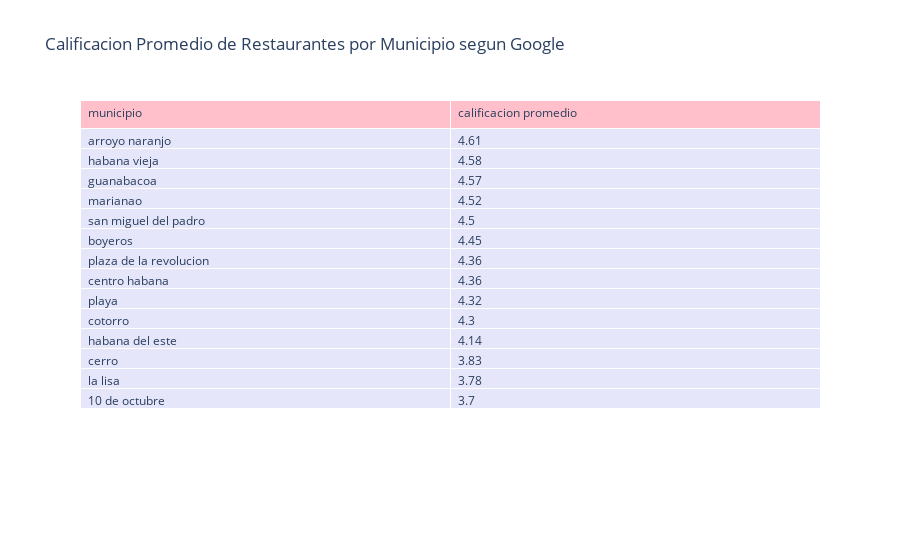

Write notebook code for a chart like this one.
### Markdown cell above
Después de leer esas cifras Alejandro preocupado decidió investigar en que municipio de La Habana los restaurantes tenían peor reseña en Google para asi determinar donde le convendria rentar el local, pensando que montar su negocio en un lugar donde la calificacion de los restaurantes no fuera la mejor, tendría menos competencia y llamaría la atención de los pobladores.

### Code cell
#Tabla donde da la clasificacion promedio de los restaurantes por municipio :)
data2["location.municipe"] = data2["location.municipe"].str.strip().str.lower()

calificacion_promedio_por_municipio = data2.groupby("location.municipe")["qualification"].mean().round(2)
tabla_calificaciones = calificacion_promedio_por_municipio.reset_index()
tabla_calificaciones.columns = ["municipio", "calificacion promedio"]
tabla_calificaciones = tabla_calificaciones.sort_values(by="calificacion promedio", ascending=False)

fig = go.Figure(data=[go.Table(
    header=dict(values=list(tabla_calificaciones.columns),
                fill_color="pink",
                align="left"),
    cells=dict(values=[tabla_calificaciones.municipio, tabla_calificaciones["calificacion promedio"]],
               fill_color="lavender",
               align="left"))
])

fig.update_layout(title="Calificacion Promedio de Restaurantes por Municipio segun Google")
fig.show()

### Figure 1 — Plotly figure (JSON) as saved in the notebook; plotly's stock layout.template omitted (floating-point values rounded to 4 significant figures)
{"data": [{"cells": {"align": "left", "fill": {"color": "lavender"}, "values": [["arroyo naranjo", "habana vieja", "guanabacoa", "marianao", "san miguel del padro", "boyeros", "plaza de la revolucion", "centro habana", "playa", "cotorro", "habana del este", "cerro", "la lisa", "10 de octubre"], [4.61, 4.58, 4.57, 4.52, 4.5, 4.45, 4.36, 4.36, 4.32, 4.3, 4.14, 3.83, 3.78, 3.7]]}, "header": {"align": "left", "fill": {"color": "pink"}, "values": ["municipio", "calificacion promedio"]}, "type": "table"}], "layout": {"title": {"text": "Calificacion Promedio de Restaurantes por Municipio segun Google"}}}
